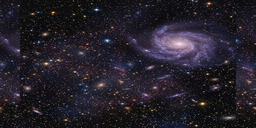
#> input picture 13_Singularity/singularity/assets/star_pano_256x128.png, 256 x 128 px; its folder holds 5 pictures in this run
$ python make_lens_lut.py
#> lines starting #> are read from the running program, lines starting #| are printed output that depends on the picture; after the words box and inside, x2 and y2 are one past the last pixel; in counts of white or black regions, pixels touching at a corner belong together
#!/usr/bin/env python3
"""make_lens_lut.py — bake the gravitational-lensing remap LUT for SINGULARITY.

For every one of the 160x120 screen pixels we trace a photon BACKWARD from
the camera through the curved Schwarzschild spacetime and record where it
ends up:

  * captured by the event horizon  -> shadow sentinel (0xFFFF)
  * escapes to infinity            -> the asymptotic direction, mapped to
                                      equirectangular panorama (u,v)

The device then only does a table lookup + one panorama tap per pixel — no
runtime geodesic math. The Einstein ring and the black shadow disk emerge
automatically from the physics (the photon-sphere critical impact parameter
b = 3*sqrt(3)*M), nothing is hand-placed.

Integration: the equatorial null geodesic in u = 1/r,
    u'' = -u + 3*M*u^2            (RK4, vectorised over all pixels)
with the camera at radius r0 looking at the black hole. Output is packed as
uint16 per pixel:  value == 0xFFFF -> shadow; else (u<<7)|v with the 256x128
panorama (u: 8 bits, v: 7 bits).

Outputs (all checked in so a clone builds without Python):
    ../assets/_packed/lens_lut.bin   raw uint16 LUT, little-endian
    ../assets/_packed/lens_lut.h     extern + dims + sentinel
    ../assets/_packed/lens_lut.S     .incbin wrapper for the build
    lens_preview.png                 sanity render of the LUT over the pano
"""

import struct
from pathlib import Path
import numpy as np

HERE   = Path(__file__).resolve().parent
OUT    = HERE.parent / "assets" / "_packed"
PANO   = HERE.parent / "assets" / "star_pano_256x128.png"

# Screen / camera ---------------------------------------------------------
FB_W, FB_H = 320, 240        # MODE_HIRES — full native resolution
FOCAL      = FB_H * 0.72      # vertical FOV; tuned with R0 so the shadow disk
                             # fills ~the central third and a bright Einstein
                             # ring of lensed sky wraps around it.
M    = 1.0                   # black-hole mass (G=c=1) -> r_s = 2M = 2
R_S  = 2.0 * M
R0   = 14.0                  # camera radius (7 r_s out) — strong cinematic bend
                             # while keeping plenty of lensed sky on screen

# Panorama dims (must match pack_assets.py star_pano) ---------------------
PANO_W, PANO_H = 256, 128
SHADOW = 0xFFFF

# Integration params ------------------------------------------------------
DPHI   = 0.01
PHIMAX = 8.0 * np.pi
U_CAP  = 1.0 / R_S           # u >= this  <=>  r <= r_s  -> captured


def bake():
    # Per-pixel primary ray directions in world space (camera at (0,0,-R0)
    # looking +z toward the BH at the origin).
    px = (np.arange(FB_W) - (FB_W - 1) / 2.0)
    py = (np.arange(FB_H) - (FB_H - 1) / 2.0)
    gx, gy = np.meshgrid(px, py)            # shape (H, W)
    dx = gx / FOCAL
    dy = gy / FOCAL
    dz = np.ones_like(dx)
    inv = 1.0 / np.sqrt(dx * dx + dy * dy + dz * dz)
    dx, dy, dz = dx * inv, dy * inv, dz * inv

    # e_r (radial outward) = (0,0,-1); cos(psi) = d.z; in-plane perp u2 is the
    # normalised screen-radial direction (dx,dy,0).
    cpsi = np.clip(dz, -1.0, 1.0)
    psi  = np.arccos(cpsi)
    hyp  = np.sqrt(dx * dx + dy * dy)
    safe = hyp > 1e-6
    ux = np.where(safe, dx / np.where(safe, hyp, 1.0), 0.0)
    uy = np.where(safe, dy / np.where(safe, hyp, 1.0), 0.0)

    # Initial state: u0 = 1/R0, w0 = du/dphi = u0 / tan(psi) (incoming).
    u  = np.full((FB_H, FB_W), 1.0 / R0)
    tan = np.tan(psi)
    w  = np.where(np.abs(tan) > 1e-6, u / tan, 1e9)   # psi~0 -> radial plunge

    active   = np.ones((FB_H, FB_W), dtype=bool)
    captured = np.zeros((FB_H, FB_W), dtype=bool)
    phi_esc  = np.zeros((FB_H, FB_W))           # phi at escape (u crosses 0)
    escaped  = np.zeros((FB_H, FB_W), dtype=bool)

    def accel(uu):
        return -uu + 3.0 * M * uu * uu

    phi = 0.0
    while phi < PHIMAX and active.any():
        u_prev = u.copy()
        # RK4 on [u, w], w = du/dphi, u'' = -u + 3 M u^2.
        k1u = w;              k1w = accel(u)
        k2u = w + 0.5*DPHI*k1w; k2w = accel(u + 0.5*DPHI*k1u)
        k3u = w + 0.5*DPHI*k2w; k3w = accel(u + 0.5*DPHI*k2u)
        k4u = w + DPHI*k3w;     k4w = accel(u + DPHI*k3u)
        un = u + (DPHI/6.0)*(k1u + 2*k2u + 2*k3u + k4u)
        wn = w + (DPHI/6.0)*(k1w + 2*k2w + 2*k3w + k4w)
        phi_n = phi + DPHI

        # Capture: u climbed past the horizon.
        cap_now = active & (un >= U_CAP)
        captured |= cap_now
        active &= ~cap_now

        # Escape: u crossed from positive to <= 0 (photon back out to infinity).
        esc_now = active & (un <= 0.0) & (u_prev > 0.0)
        # interpolate phi where u == 0
        denom = (u_prev - un)
        frac  = np.where(np.abs(denom) > 1e-12, u_prev / denom, 0.0)
        phi_cross = phi + DPHI * frac
        phi_esc = np.where(esc_now, phi_cross, phi_esc)
        escaped |= esc_now
        active &= ~esc_now

        # Freeze finished rays at 0 so their (possibly huge) u doesn't keep
        # being integrated and overflow — results are already recorded.
        u = np.where(active, un, 0.0)
        w = np.where(active, wn, 0.0)
        phi = phi_n

    # Any ray still active at PHIMAX is treated as captured (numerically stuck
    # near the photon sphere) — reads as part of the shadow, which is correct.
    captured |= active

    # Asymptotic escape direction: dir = sin(phi)*u2 + cos(phi)*e_r, with
    # e_r=(0,0,-1).  => (sin*ux, sin*uy, -cos).
    s = np.sin(phi_esc)
    c = np.cos(phi_esc)
    Dx = s * ux
    Dy = s * uy
    Dz = -c

    # Equirectangular mapping (matches spheres.c envmap_sample_dir).
    lon = np.arctan2(Dx, Dz)
    uidx = ((lon / (2.0 * np.pi) + 0.5) * PANO_W).astype(np.int64) % PANO_W
    xz   = np.sqrt(Dx * Dx + Dz * Dz)
    lat  = np.arctan2(-Dy, xz)
    vidx = ((lat / np.pi + 0.5) * PANO_H).astype(np.int64)
    vidx = np.clip(vidx, 0, PANO_H - 1)

    lut = ((uidx.astype(np.uint16) << 7) | vidx.astype(np.uint16)).astype(np.uint16)
    lut[captured] = SHADOW

    OUT.mkdir(parents=True, exist_ok=True)
    (OUT / "lens_lut.bin").write_bytes(lut.tobytes())
    n_shadow = int(captured.sum())
    print(f"  baked lens_lut.bin: {FB_W}x{FB_H} uint16 = {lut.nbytes} B, "
          f"{n_shadow} shadow px ({100.0*n_shadow/lut.size:.1f}%)")

    write_h()
    write_s()
    preview(lut)


def write_h():
    txt = f"""/* GENERATED by tools/make_lens_lut.py — do not edit by hand.
 * Gravitational-lensing remap LUT for the SINGULARITY climax. */
#ifndef SINGULARITY_LENS_LUT_H
#define SINGULARITY_LENS_LUT_H
#include <stdint.h>

#define LENS_LUT_W      {FB_W}
#define LENS_LUT_H      {FB_H}
#define LENS_PANO_W     {PANO_W}
#define LENS_PANO_H     {PANO_H}
#define LENS_SHADOW     0xFFFFu

/* {FB_W}*{FB_H} uint16: 0xFFFF == event-horizon shadow, else (u<<7)|v
 * into the {PANO_W}x{PANO_H} equirectangular star panorama. */
extern const uint16_t lens_lut[LENS_LUT_W * LENS_LUT_H];

#endif
"""
    (OUT / "lens_lut.h").write_text(txt, encoding="utf-8")


def write_s():
    txt = """/* GENERATED by tools/make_lens_lut.py — do not edit by hand. */
    .section .rodata.lens_lut, "a"
    .balign 4
    .global lens_lut
lens_lut:
    .incbin "lens_lut.bin"
"""
    (OUT / "lens_lut.S").write_text(txt, encoding="utf-8")


def preview(lut):
    """Render the LUT against the panorama so the Einstein ring is visible
    before baking into the firmware."""
    try:
        from PIL import Image
    except ImportError:
        return
    pano = np.asarray(Image.open(PANO).convert("RGB").resize((PANO_W, PANO_H)))
#> pano is the input picture: shape (128, 256, 3); mean R, G, B 36.6, 32.3, 41.8
    out = np.zeros((FB_H, FB_W, 3), dtype=np.uint8)
    shadow = lut == SHADOW
    uidx = (lut >> 7) & 0x1FF
    vidx = lut & 0x7F
    uidx = np.clip(uidx, 0, PANO_W - 1)
    vidx = np.clip(vidx, 0, PANO_H - 1)
    out = pano[vidx, uidx]
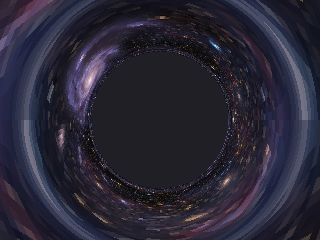
#> out: shape (240, 320, 3); mean R, G, B 41.7, 39.5, 54.7
    out[shadow] = (0, 0, 0)
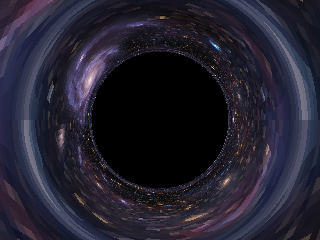
#> out: shape (240, 320, 3); 19.07% of pixels changed, all inside (x1, y1, x2, y2) = (92, 52, 228, 188)
    img = Image.fromarray(out).resize((FB_W * 3, FB_H * 3), Image.NEAREST)
    img.save(HERE / "lens_preview.png")
    print(f"  wrote {HERE/'lens_preview.png'} (sanity check)")


if __name__ == "__main__":
    bake()
